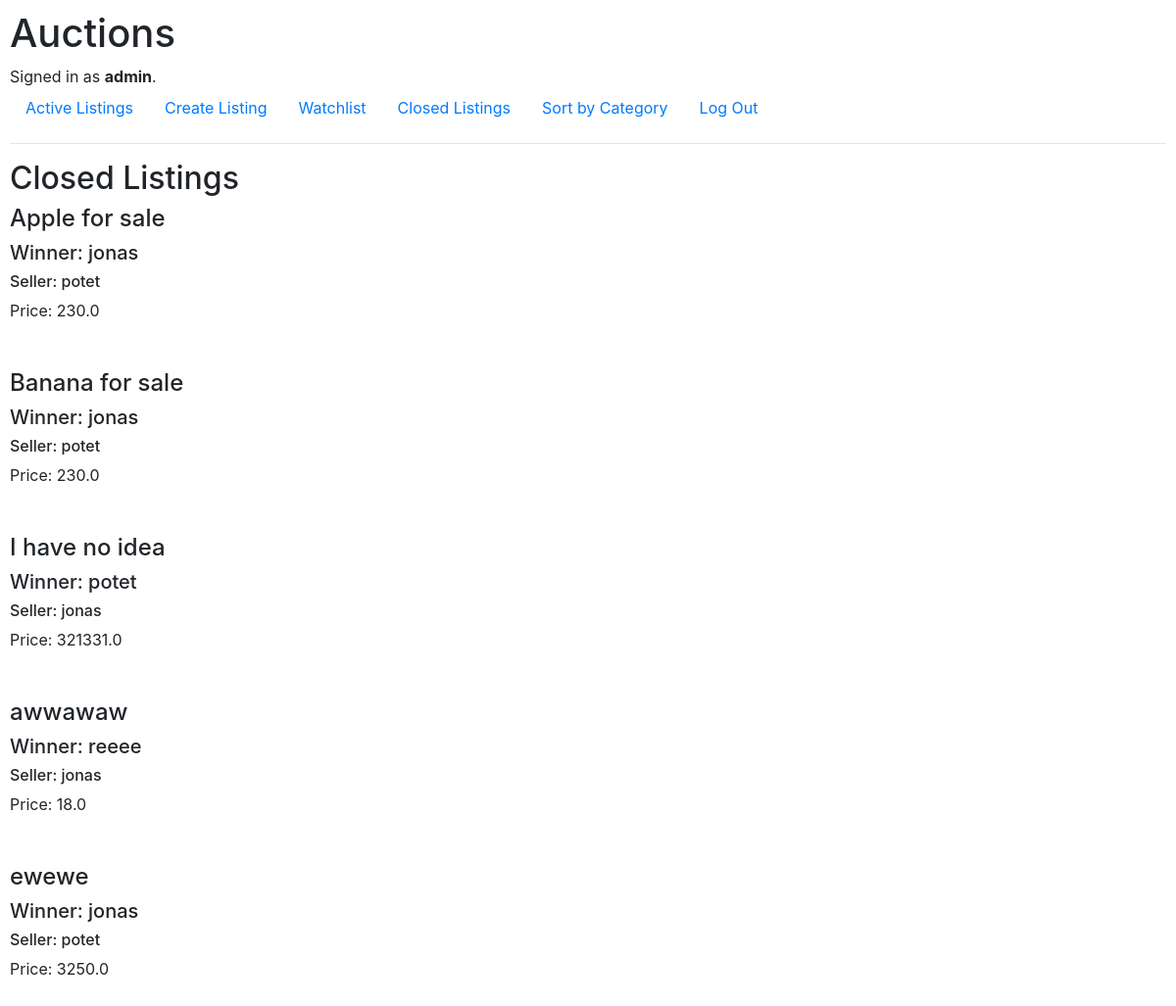
The app's page /closedlistings (signed in) with its own data.
### auctions/models.py (models this page shows)
class User(AbstractUser):
    pass

class ClosedListings(models.Model):
    seller = models.CharField(max_length=64)
    title = models.CharField(max_length=64)
    price = models.FloatField()
    winner = models.CharField(max_length=64)

### auctions/views.py (the view)
# urls.py: path("closedlistings", views.closedlistings, name="closedlistings"),
@login_required(login_url='/login')
def closedlistings(request):
    products = ClosedListings.objects.all()
    empty = False
    if len(products) == 0:
        empty = True
    return render(request, "auctions/closedlistings.html", {
        "products": products,
        "empty": empty
    })

### auctions/templates/auctions/closedlistings.html
{% extends "auctions/layout.html" %}
{% block body %}
    <h2>Closed Listings</h2>
    {% if empty == True %}
    <h3>No closed listings found</h3>
    {% else %}
    {% for listing in products %}
    <h4>{{ listing.title }}</h4>
    <h5>Winner: {{ listing.winner }}</h5>
    <h6>Seller: {{ listing.seller }}</h6>
    <h7>Price: {{ listing.price }}</h7>
    <br><br><br>
    {% endfor %}
    {% endif %}
{% endblock %}

### auctions/templates/auctions/layout.html (shortened to what this page needs)
{% load static %}
<!DOCTYPE html>
<html lang="en">
    <head>
        <link rel="stylesheet" href="https://stackpath.bootstrapcdn.com/bootstrap/4.4.1/css/bootstrap.min.css">
        <link href="{% static 'auctions/styles.css' %}" rel="stylesheet">
    </head>
    <body>
        <h1>Auctions</h1>
        <div>
            {% if user.is_authenticated %}
                Signed in as <strong>{{ user.username }}</strong>.
            {% else %}
                Not signed in.
            {% endif %}
        </div>
        <ul class="nav">
            <li class="nav-item">
                <a class="nav-link" href="{% url 'activelisting' %}">Active Listings</a>
            </li>
            {% if user.is_authenticated %}
                <li class="nav_item">
                    <a class="nav-link" href="{% url 'createlisting' %}">Create Listing</a>
                </li>
                <li class="nav-item">
                    <a class="nav-link" href="{% url 'watchlist' %}">Watchlist</a>
                </li>
                <li class="nav-item">
                    <a class="nav-link" href="{% url 'closedlistings' %}">Closed Listings</a>
                </li>
                <li class="nav-item">
                    <a class="nav-link" href="{% url 'categories' %}">Sort by Category</a>
                </li>
                <li class="nav-item">
                    <a class="nav-link" href="{% url 'logout' %}">Log Out</a>
                </li>
            {% endif %}
        </ul>
        <hr>
        {% block body %}
        {% endblock %}
    </body>
</html>

### auctions/static/auctions/styles.css (style rules this page uses)
body { padding: 10px; }

### records on screen
User: username "admin"
ClosedListings: title "Apple for sale", winner "jonas", seller "potet", price "230.0"
ClosedListings: title "Banana for sale", winner "jonas", seller "potet", price "230.0"
ClosedListings: title "I have no idea", winner "potet", seller "jonas", price "321331.0"
ClosedListings: title "awwawaw", winner "reeee", seller "jonas", price "18.0"
ClosedListings: title "ewewe", winner "jonas", seller "potet", price "3250.0"
